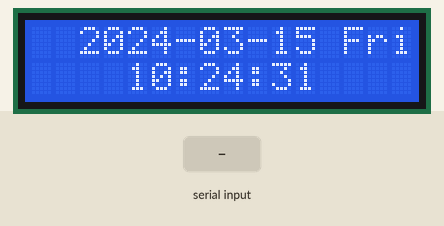
Recording of a sketch running on a simulated Arduino Uno, built for the host (arithmetic inside an expression is 32-bit, double 64-bit). Shown: 16×2 character LCD. Inputs (shaded band) come from the test bench. The local clock reads 2024-03-15 10:24:30 at power-on unless the sketch sets it; what the sketch prints to the serial monitor is not drawn.

Above: at 1.2 s.
1.3 s: "," received over Serial
At 2.5 s:
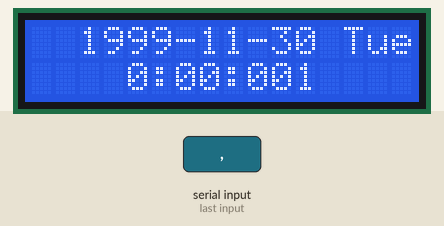
5.4 s: "90,45\n" received over Serial
At 7.0 s:
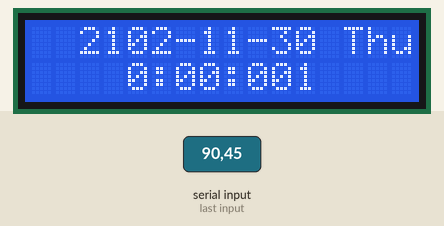
9.5 s: "1\n" received over Serial
At 11.1 s:
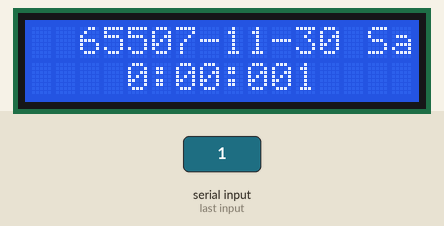
13.6 s: "3\n" received over Serial
At 15.2 s:
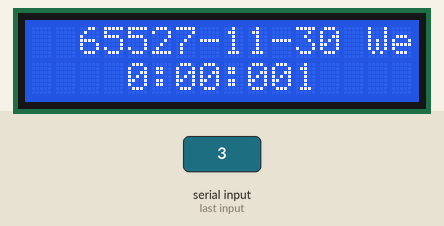
17.7 s: "30,150\n" received over Serial
At 18.9 s:
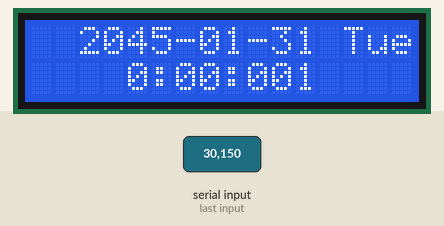
21.8 s: "4\n" received over Serial
At 23.1 s:
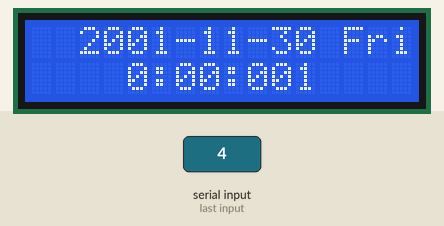
Timing chart, 0 to 24.8 s (numbered marks = the images above; inputs shaded):
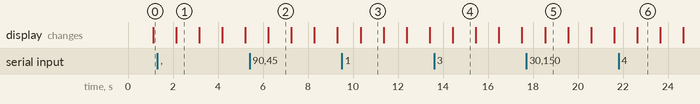

The sketch:

realTimeClockMod.ino
```cpp
/*****************************************************
* name:Real-time Clock Module
* function:you can see the current date and time displayed on the I2C LCD1602.
******************************************************/
//Email:support@sunfounder.com
//Website:www.sunfounder.com
//include the libraries
#include <stdio.h>
#include <string.h>
#include <DS1302.h>
#include <Wire.h>
#include <LiquidCrystal_I2C.h>
LiquidCrystal_I2C lcd(0x27,16,2); // set the LCD address to 0x27 for a 16 chars and 2 line display
uint8_t RST_PIN = 5; //RST pin attach to
uint8_t SDA_PIN = 6; //IO pin attach to
uint8_t SCL_PIN = 7; //clk Pin attach to
/* Create buffers */
char buf[50];
char day[10];
String comdata = "";
int numdata[7] ={ 0}, j = 0, mark = 0;
/* Create a DS1302 object */
DS1302 rtc(RST_PIN, SDA_PIN, SCL_PIN);//create a variable type of DS1302

void print_time()
{
/* Get the current time and date from the chip */
Time t = rtc.time();
/* Name the day of the week */
memset(day, 0, sizeof(day));
switch (t.day)
{
case 1:
strcpy(day, "Sun");
break;
case 2:
strcpy(day, "Mon");
break;
case 3:
strcpy(day, "Tue");
break;
case 4:
strcpy(day, "Wed");
break;
case 5:
strcpy(day, "Thu");
break;
case 6:
strcpy(day, "Fri");
break;
case 7:
strcpy(day, "Sat");
break;
}
/* Format the time and date and insert into the temporary buffer */
snprintf(buf, sizeof(buf), "%s %04d-%02d-%02d %02d:%02d:%02d", day, t.yr, t.mon, t.date, t.hr, t.min, t.sec);
/* Print the formatted string to serial so we can see the time */
Serial.println(buf);
lcd.setCursor(2,0);
lcd.print(t.yr);
lcd.print("-");
lcd.print(t.mon/10);
lcd.print(t.mon%10);
lcd.print("-");
lcd.print(t.date/10);
lcd.print(t.date%10);
lcd.print(" ");
lcd.print(day);
lcd.setCursor(4,1);
lcd.print(t.hr);
lcd.print(":");
lcd.print(t.min/10);
lcd.print(t.min%10);
lcd.print(":");
lcd.print(t.sec/10);
lcd.print(t.sec%10);
}

void setup()
{
Serial.begin(9600);
rtc.write_protect(false);
rtc.halt(false);
lcd.init(); //initialize the lcd
lcd.backlight(); //open the backlight
//Time t(2015, 6, 15, 17, 59, 50, 2);//initialize the time
/* Set the time and date on the chip */
//rtc.time(t);
}
void loop()
{
/*add the data to comdata when the serial has data */
while (Serial.available() > 0)
{
comdata += char(Serial.read());
delay(2);
mark = 1;
}
/* Use a comma to separate the strings of comdata,
and then convert the results into numbers to be saved in the array numdata[] */
if(mark == 1)
{
Serial.print("You inputed : ");
Serial.println(comdata);
for(int i = 0; i < comdata.length() ; i++)
{
if(comdata[i] == ',' || comdata[i] == 0x10 || comdata[i] == 0x13)
{
j++;
}
else
{
numdata[j] = numdata[j] * 10 + (comdata[i] - '0');
}
}
/* The converted numdata add up to the time format, then write to DS1302*/
Time t(numdata[0], numdata[1], numdata[2], numdata[3], numdata[4], numdata[5], numdata[6]);
rtc.time(t);
mark = 0;
j=0;
/* clear comdata ，in order to wait for the next input */
comdata = String("");
/* clear numdata */
for(int i = 0; i < 7 ; i++) numdata[i]=0;
}
/* print the current time */
print_time();
delay(1000);
}
```

Measured:
- after the input at 1.3 s, the display: changes after 0.84 s (image 1)
- after the input at 5.4 s, the display: changes after 0.84 s (image 2)
- after the input at 9.5 s, the display: changes after 0.84 s (image 3)
- after the input at 13.6 s, the display: changes after 0.84 s (image 4)
- after the input at 17.7 s, the display: changes after 0.84 s (image 5)
- after the input at 21.8 s, the display: changes after 0.84 s (image 6)
- what the display in image 1 shows lasts 1.1 s, from 2.1 s to 3.2 s
